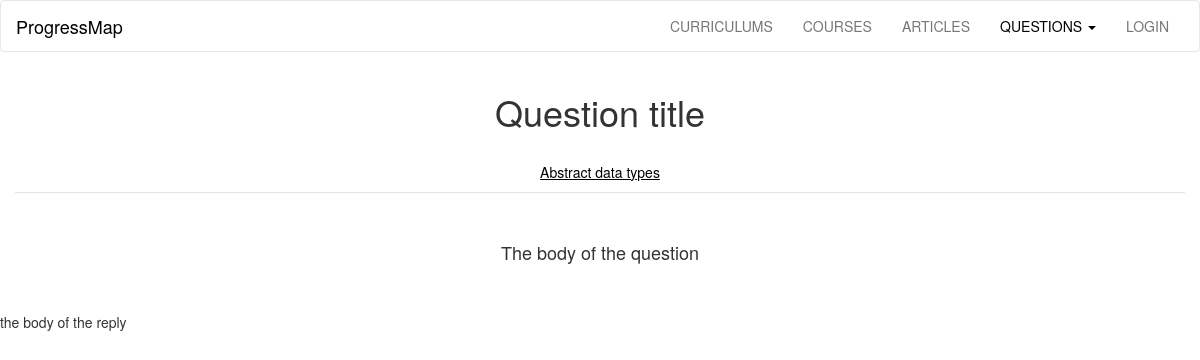
/questions/question title, run on an earlier commit of the app's database.
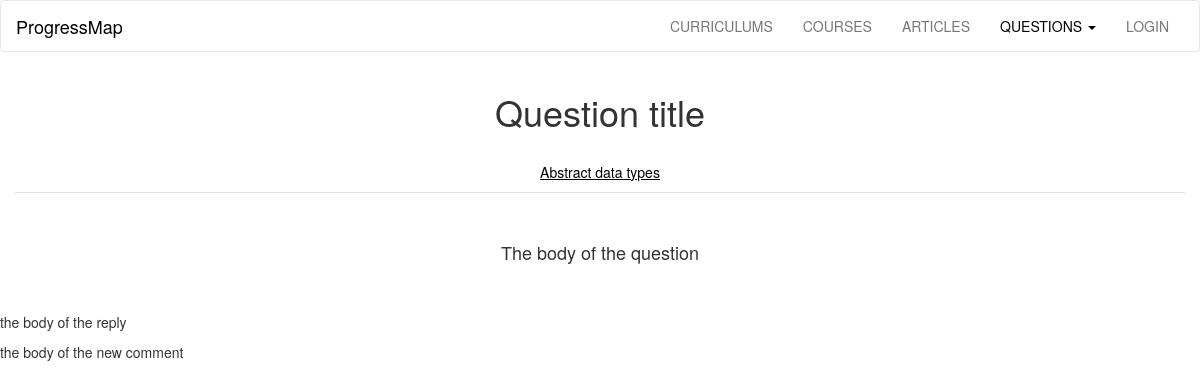
And on a later commit of the database.
### progressMap/models.py (models this page shows)
class Comments(db.Model):
	id = db.Column(db.Integer, primary_key = True)
	message = db.Column(db.Text, nullable = False)
	question_id = db.Column(db.Integer, db.ForeignKey('questions.id'), nullable = False)
	user_id = db.Column(db.Integer, db.ForeignKey('user.id'), nullable=False)

### progressMap/questions/views.py (the view)
@questions.route('/', defaults={'page':'all'})
@questions.route('/<page>')
def show(page):
	if page == 'all':
		allQuestions = models.getFromDb(models.Questions, 6)
		allComments = models.getFromDb2(models.Comments, 6)
		return render_template('questions.html', allQuestions=allQuestions, allComments=allComments)
	elif page ==  models.getByTitle(models.Questions, page).title:
		question = models.getByTitle(models.Questions, page)
		comments = models.getComments(question)
		return render_template('showQuestion.html', question=question, comments=comments)
	else:
		abort(404)

### progressMap/models.py (called while the page is built)
def getByTitle(className, titleName):
		return className.query.filter_by(title=titleName).first_or_404()

def getComments(questionObject):
	comments = Comments.query.filter_by(question_id = int(questionObject.id)).all()
	if comments:
		return comments

### progressMap/templates/showQuestion.html (shortened to what this page needs)
{% extends "base.html" %}
{% block questions_link %}
<li class="dropdown">
<a class="dropdown-toggle active" data-toggle="dropdown" href="#">QUESTIONS
<span class="caret"></span></a>
</li>
{% endblock %}
{% block content %}
<section class="container-fluid content text-center underline">
<article class="b-down">
<h1>{{ question.title.capitalize() }}</h1>
<br />
<p>
	<a href="{{ url_for('articles.show', page = question.article.title) }}">
		{{ question.article.title.capitalize() }}
	</a>
</p>
</article>
<br /><br />
<h4 >{{ question.message }}</h4>
<br /><br />
</section>
{% if comments %}
{% for comment in comments%}
<p>{{ comment.message}}</p>
{% endfor %}
{% else %}
<p>No replies yet.</p>
{% endif %}
{% endblock %}

What changed in the data, as far as the page shows it:
added Comments: message "the body of the new comment"
